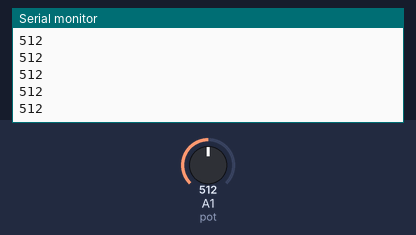
A sketch run on a simulated Arduino Uno, built with avr-gcc and run on an emulated ATmega328P. On the bench: the last lines printed to the serial monitor. The test bench sets the inputs (shaded band); at power-on: A1 (pot) = 512.

Above: at 1.2 s.
1.3 s: A1 (pot) set to 716
At 1.31 s:
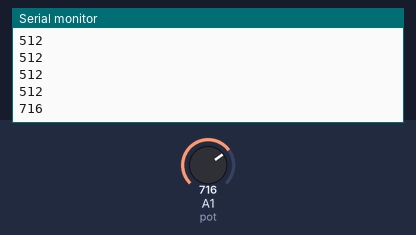
2.8 s: A1 (pot) set to 900
At 2.81 s:
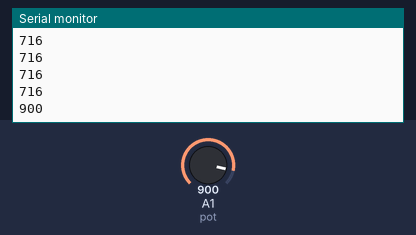
Timing chart, 0 to 5.8 s (numbered marks = the images above; inputs shaded):
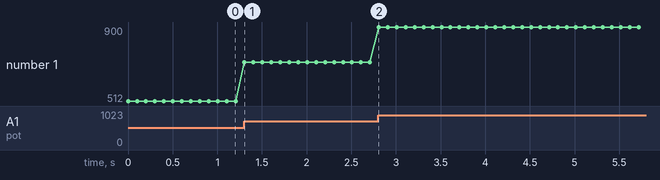

The sketch:

potenciometro.ino
```cpp
const int pot = A1;
void setup()
{
  // não precisamos configurar o pino como INPUT | OUTPUT

  Serial.begin(9600);
  while(!Serial) {}
}

void loop()
{
  // O valor retornado por analogRead esta no intervalo entre 0-1023
  int leitura = analogRead(pot);
  Serial.println(leitura);
  delay(100);
}
```

Measured:
- after the input at 1.3 s, the serial monitor: prints a new line at once (image 1)
- after the input at 2.8 s, the serial monitor: prints a new line at once (image 2)
- plotted number 1: 512 → 716 after the input at 1.3 s, 716 → 900 after the input at 2.8 s
